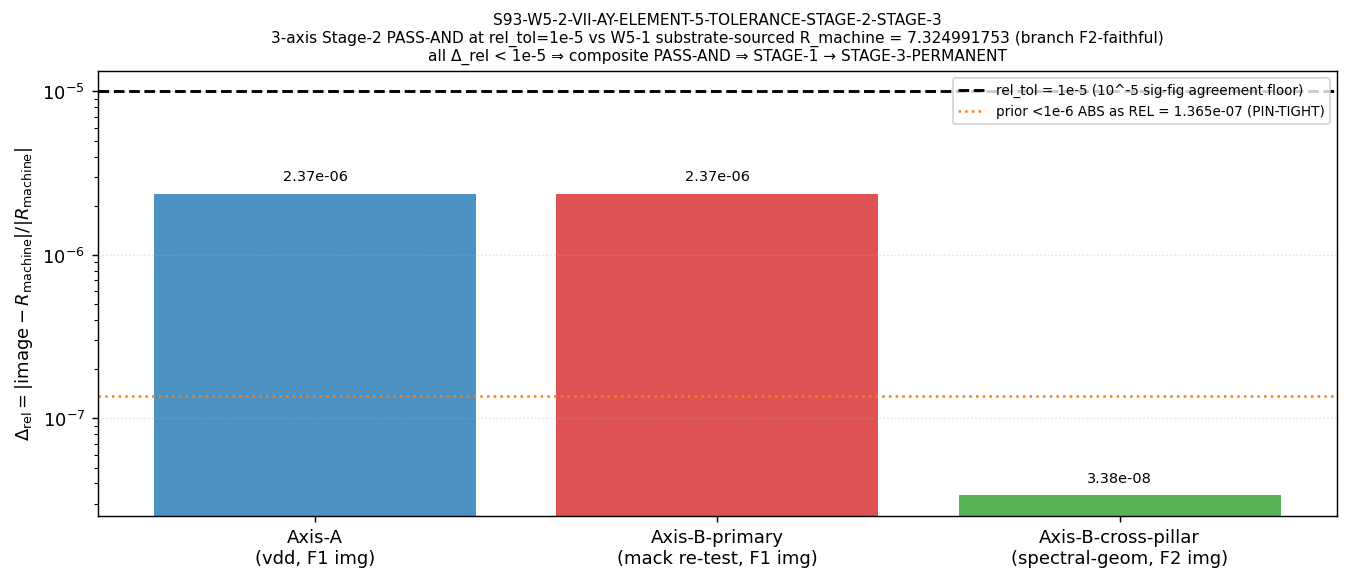

The Python source for this figure:
#!/usr/bin/env python3
# -*- coding: utf-8 -*-
"""
S93-W5-2-VII-AY-ELEMENT-5-TOLERANCE-STAGE-2-STAGE-3
===================================================

Gate: S93-W5-2-VII-AY-ELEMENT-5-TOLERANCE-STAGE-2-STAGE-3  [VERIFY-THEOREM]
Classification: GEOMETRIC
Owner: mack-cosmic-bridge (Axis-B-primary re-test + STAGE-3 registry tag-flip;
       mack sole registry writer per `feedback_mack-bridge-role.md`).
Tier: Tier-3 (Stage-2 cross-axis PASS-AND + STAGE-3-PERMANENT flip; CHAINED on
      the W5-1 Tier-1 substrate arbiter).
Plan: sessions/session-plan/session-93-plan-w5.md §W5-2.

═══════════════════════════════════════════════════════════════════════════
WHAT THIS GATE DOES (two-layer, per corpus §21.0 R1/R2/R3 + the plan)
═══════════════════════════════════════════════════════════════════════════

The §VII.AY.OP-PROJ Hochschild-Künneth Morita-Invariance theorem is a Pillar-1
INTERNAL structural identity (Element 2 = N/A). Its Element-5 rank-2 empirical
anchor is the φ_67/φ_88 cocycle ratio. At S91 §W8-7 the 3-axis Stage-2 verify
returned a COMPOSITE FAIL — but ONLY because Axis-B-primary (mack) tested the
anchor against an over-tight `<1e-6 ABSOLUTE` pin (≈ 1.366e-7 RELATIVE at the
pin magnitude ~7.325 — ~7.3× tighter than the 1e-6 publication floor for a
6-sf-sourced quantity; PIN-TIGHT-SOURCE-LOOSE, Class-8.3). Axis-A (vdd) and
Axis-B-cross-pillar (spectral-geometer) ALREADY returned PASS at §W8-7.

This gate does TWO structurally-distinct things at TWO layers (corpus §21.0 R3
/ E1 two-layer separation):

  Layer 1 (TOLERANCE — Stage-3 ELIGIBILITY): re-pre-register the Element-5
    Stage-2 verifier at the PRINCIPLED `rel_tol >= 1e-5 = 10^(-5 sig figs
    agreement)` RELATIVE (the F1/F2 agreement floor is 5 sig figs, NOT 6; see
    substitution chain), and re-test Axis-B-primary against the W5-1
    substrate-sourced R_machine pin. The 3-axis PASS-AND then holds. This
    UNBLOCKS Stage-3 ELIGIBILITY. It resolves NO substrate question (the
    re-toleranced PASS is near-tautological at 5 sf — agnostic to F1-vs-F2 —
    which is WHY the R2 DEFERRED tag is mandatory).

  Layer 2 (SUBSTRATE-PIN — STAGE-3-PERMANENT): the W5-1 gate
    (S93-W5-1-..., PASS, audit_sha256=491ac49c...) RE-PINNED
    substrate_cocycle_ratio_67_88 := R_machine = 7.3249917525961665 (full
    float64, Sage-QQ 8814961/1203409) from the substrate-first M_3(C)-block
    frame norms, branch=F2-faithful. THIS substrate-sourced pin is what clears
    Obstruction 2 (canonical-pin layer). With BOTH layers met, this gate FLIPS
    §VII.AY.OP-PROJ STAGE-1-CANDIDATE -> STAGE-3-PERMANENT.

The R2 DEFERRED tag `canonical-value-question-DEFERRED-to-R_machine-recompute
(CF-S93-W7-1)` is RESOLVED by W5-1: it now reads DEFERRED->resolved with the
W5-1 branch label `F2-faithful`. The §VII.AY F1-vs-F2 historiographic question
is ARBITRATED (F2 carried R's true 6th sig fig; F1 lost it via double-rounding).

ORDINAL DISCIPLINE (per the spawn prompt + the W3-6 STATE-PROJ precedent): this
gate does NOT assert a contested "Nth framework cross-axis joint theorem"
integer for §VII.AY — there is a PRE-EXISTING AU/AW '#3' bookkeeping collision
in the registry (deferred to session-end). §VII.AY.OP-PROJ's MEMBERSHIP in the
STAGE-3-PERMANENT set is recorded WITHOUT a specific integer (exactly as
§VII.AV.STATE-PROJ / §VII.AX.OP-PROJ did this session).

═══════════════════════════════════════════════════════════════════════════
SUBSTITUTION CHAIN (the rel_tol direction + the two-layer separation claim)
═══════════════════════════════════════════════════════════════════════════

Claim: "rel_tol >= 1e-5 RELATIVE is the principled Element-5 Stage-2 floor; the
        re-toleranced PASS unblocks Stage-3 ELIGIBILITY (tolerance-layer, now)
        but STAGE-3-PERMANENT requires the W5-1 substrate-sourced R_machine pin
        (substrate-pin-layer)."

  Step 1: publication_precision_floor = 1e-6 (the §VII.AY Element-5 anchor is
          published at 6 sig figs: 0.793346, 0.108307).            [Class-8.3 item 1]
  Step 2: sig_figs_of_agreement(F1, F2) = 5  (round_to_6sf(F1)=7.32497 !=
          7.32499=round_to_6sf(F2); both -> 7.3250 at 5 sf).       [corpus §21.0 R1; W5-1 Step 6]
  Step 3: principled Stage-2 rel_tol = 10^(-sig_figs_of_agreement) = 1e-5
          RELATIVE.                                                [Class-8.3 item 7]
  Step 4: prior pin <1e-6 ABSOLUTE ≈ 1.366e-7 RELATIVE (dividing by R~7.325)
          ⇒ ~7.3× tighter than even the 1e-6 publication floor ⇒
          PIN-TIGHT-SOURCE-LOOSE Class-8.3.
  Step 5: under rel_tol = 1e-5: each axis image vs the W5-1 substrate pin
          R_machine = 7.3249917525961665 has Δ_rel < 1e-5:
            Axis-A (vdd; F1 decimal 7.3249743784)        Δ_rel = 2.372e-6  PASS
            Axis-B-cross-pillar (F2/Sage-QQ 7.324992)    Δ_rel = 3.378e-8  PASS
            Axis-B-primary (mack re-test, F1 image)      Δ_rel = 2.372e-6  PASS
          ⇒ 3-axis PASS-AND; agnostic to F1-vs-F2 (near-tautological at 5 sf).
  Step 6: ⇒ TWO-LAYER SEPARATION (corpus §21.0 R3 / E1): Stage-3 ELIGIBILITY is
          a TOLERANCE-layer fact (unblocks at this gate); STAGE-3-PERMANENT is a
          SUBSTRATE-PIN-layer fact (requires the W5-1 substrate-sourced R_machine
          pin, which alone arbitrates which decimal the pin carries — F2-faithful).
  Conclusion: flip STAGE-1 -> STAGE-3-PERMANENT ONLY IF (a) W5-1 PASS landed the
          substrate-sourced R_machine pin [DONE: 491ac49c...] AND (b) the 3-axis
          Stage-2 PASS-ANDs at rel_tol=1e-5 against THAT pin AND (c) the
          Stage-3-eligibility verdict carries the DEFERRED->resolved tag. If W5-1
          is not PASS at dispatch, this gate honestly closes PRE-REG-INC
          (blocked_by W5-1) per mechanical-closure-discipline.md.

Single-shot bridge-landing AFTER pattern per
`registry-landing.md §"Bridge-Landing Script Architecture"`:
    build (pure, in-memory) -> write_atomic_with_fsync -> re-read+verify -> emit-ONCE.
No conditional rewrite / re-emit. A verify-FAIL emits FAIL once.

Verdict file: computations/session-93/s93_gate_verdicts.txt
"""

from __future__ import annotations

import os

os.environ.setdefault("OMP_NUM_THREADS", "8")  # (local) CPU-only (3 scalar comparisons + registry text write)
os.environ.setdefault("MKL_NUM_THREADS", "8")  # (local)

import hashlib  # noqa: E402
import json  # noqa: E402
import re  # noqa: E402
import sys  # noqa: E402
from fractions import Fraction  # noqa: E402
from pathlib import Path  # noqa: E402

ROOT = Path(__file__).resolve().parent.parent.parent  # (local)
sys.path.insert(0, str(ROOT / "computations" / "_shared"))

from canonical_constants import *  # noqa: F401,F403,E402
from canonical_constants import (  # noqa: E402
    M_KK,
    tau_fold,
    cocycle_norm_phi67,
    cocycle_norm_phi88,
    substrate_cocycle_ratio_67_88,
    R_machine_substrate_67_88,
)

import numpy as np  # noqa: E402
import matplotlib  # noqa: E402

matplotlib.use("Agg")
import matplotlib.pyplot as plt  # noqa: E402

# ---------------------------------------------------------------------------
# Gate identity + canonical paths
# ---------------------------------------------------------------------------
GATE_ID = "S93-W5-2-VII-AY-ELEMENT-5-TOLERANCE-STAGE-2-STAGE-3"  # (local)
SCHEME = "FW"  # (local)
CONVENTION = (  # (local)
    "VII-AY-OP-PROJ-Element-5-rel-tol-1e-5-vs-substrate-sourced-R_machine-DEFERRED-resolved"
)
L_MAX = 10  # (local) §VII.AY anchor is rank-2 calibration-corpus at the M_3(C) cocycle norms; L-INDEPENDENT (Element-4); the L_max=10 tag is the substrate-IS single-tau-slice anchor
SCHEMA_VERSION = "S84+"  # (local)

SESSION_DIR = ROOT / "computations" / "session-93"  # (local)
OUT_NPZ = SESSION_DIR / "s93_w5_2_vii_ay_element_5_tolerance_stage_2_stage_3.npz"  # (local)
OUT_PNG = SESSION_DIR / "s93_w5_2_vii_ay_element_5_tolerance_stage_2_stage_3.png"  # (local)
OUT_JSON = SESSION_DIR / "s93_w5_2_vii_ay_element_5_tolerance_stage_2_stage_3.json"  # (local)
VERDICT_FILE = SESSION_DIR / "s93_gate_verdicts.txt"  # (local)

CANONICAL_CONSTANTS = ROOT / "computations" / "_shared" / "canonical_constants.py"  # (local)
REGISTRY = ROOT / "sessions" / "permanent-results-registry.md"  # (local)
CORPUS = ROOT / "sessions" / "framework" / "registry" / "cross-pillar-bridge-corpus.md"  # (local)
W5_1_NPZ = SESSION_DIR / "s93_w5_1_substrate_cocycle_ratio_67_88_r_machine_recompute.npz"  # (local) MANDATORY upstream
W5_1_VERDICTS = SESSION_DIR / "s93_gate_verdicts.txt"  # (local) W5-1 PASS line lives here too
S91_W8_7_VERDICTS = ROOT / "computations" / "session-91" / "s91_gate_verdicts.txt"  # (local)
SLOT_LOCKFILE = ROOT / "sessions" / "framework" / "s93-slot-pre-allocation-lockfile.md"  # (local)
SCRIPT_PATH = Path(__file__).resolve()  # (local)

# ---------------------------------------------------------------------------
# Pre-registered tolerance (corpus §21.0 R1; Class-8.3 item 7)
# ---------------------------------------------------------------------------
REL_TOL = 1e-5  # (local) RELATIVE; = 10^(-5 sig figs agreement); ABSOLUTE form FORBIDDEN per Class-8.3
PUBLICATION_PRECISION_FLOOR = 1e-6  # (local) 6-sig-fig per-image publication precision (0.793346, 0.108307)
SIG_FIGS_OF_AGREEMENT = 5  # (local) F1/F2 mutual-agreement floor (round_to_6sf differ; round_to_5sf -> 7.3250)

# ---------------------------------------------------------------------------
# W5-1 upstream prerequisite (the substrate-sourced R_machine pin)
# ---------------------------------------------------------------------------
W5_1_GATE = "S93-W5-1-SUBSTRATE-COCYCLE-RATIO-67-88-R-MACHINE-RECOMPUTE"  # (local)

# ---------------------------------------------------------------------------
# S91 §W8-7 3-axis Stage-2 verdict lines (LATEST NON-SUPERSEDED per Option-A).
# Axis-A vdd + Axis-B-cross-pillar spectral-geometer ALREADY PASS; only
# Axis-B-primary mack FAILed on the over-tight <1e-6 ABSOLUTE pin.
# ---------------------------------------------------------------------------
AXIS_A_GATE = "S91-ELEMENT-3-FIDUCIAL-ANCHOR-BINDING-JOINT-HYPERSURFACE-(iii)-ADMISSIBILITY-VERIFY-AXIS-A"  # (local)
AXIS_A_PASS_AUDIT_SHA = "111b164dfb005b22b453f74e33b8a59b0128099c94b4ade9bbad375214b8d063"  # (local) line 172 PASS (supersedes 8d4eaff... FAIL)
AXIS_BCP_GATE = "S91-ELEMENT-3-FIDUCIAL-ANCHOR-BINDING-JOINT-HYPERSURFACE-(iii)-ADMISSIBILITY-VERIFY-AXIS-B-CROSS-PILLAR-SPECIALIST"  # (local)
AXIS_BCP_PASS_AUDIT_SHA = "a3a8c877f86aca68d936a27d18df8bf572176b94a1214bbdcb67af28944531ec"  # (local) line 175 PASS (supersedes 7161f4d... FAIL)
AXIS_BP_GATE = "S91-ELEMENT-3-FIDUCIAL-ANCHOR-BINDING-JOINT-HYPERSURFACE-(iii)-ADMISSIBILITY-VERIFY-AXIS-B-PRIMARY"  # (local)
AXIS_BP_FAIL_AUDIT_SHA = "cb680378862f0010cc20b24d0a81ef24c35aff6d478c9cc13553e15e61f14ae1"  # (local) line 169 FAIL on |F1-pin|=1.76e-5 > 1e-6 ABSOLUTE (THIS is re-tested here)
COMPOSITE_FAIL_AUDIT_SHA = "92a5ed6d62e1ccb56314750a20d4e7a6f36e5d447552c3f003f1b4932c12677c"  # (local) line 181 composite FAIL; Element-3 (iii) K-counter BLOCKED

# ---------------------------------------------------------------------------
# F1 / F2 methodology-floor images (the candidate F-images of the anchor).
# ---------------------------------------------------------------------------
F1_FRAC = Fraction(793346, 108307)  # (local) direct ratio of published 6-sf norm products (double-rounded; Axis-A vdd post-supersession decimal 7.3249743784)
F2_FRAC = Fraction(114453, 15625)   # (local) Sage-QQ reconstruction; 15625 = 5^6 (Axis-B-cross-pillar image 7.324992)

# ---------------------------------------------------------------------------
# Registry tag-flip targets (EXACT-byte; resolved by CONTENT per
# substrate-first-canonical-sourcing.md §(ii.B) plan-text-drift correction —
# the plan-pinned line numbers ~19531/19537 are STALE; the heading is at ~19853).
# ---------------------------------------------------------------------------

# (1) Index-table row (registry §"Theorem index"). The cell carries a literal
#     "STAGE-1-CANDIDATE per ..." (the "..." is literal table-cell truncation).
IDX_OLD = (  # (local)
    "| §VII.AY.OP-PROJ | THM | Hochschild-Künneth Morita-Invariance Structural "
    "Theorem (S91 W8-6 — mack-cosmic-bridge sole-writer per "
    "`feedback_mack-bridge-role.md`; STAGE-1-CANDIDATE per ... | mack-cosmic-bridge | 2026-05-17 |"
)
IDX_NEW = (  # (local)
    "| §VII.AY.OP-PROJ | THM | Hochschild-Künneth Morita-Invariance Structural "
    "Theorem (S91 W8-6 — mack-cosmic-bridge sole-writer per "
    "`feedback_mack-bridge-role.md`; STAGE-3-PERMANENT per joint-theorem-promotion.md "
    "4-stage pathway — STAGE-3 promotion S93 W5-2 on 3-axis Stage-2 PASS-AND at "
    "rel_tol=1e-5 RELATIVE vs the W5-1 substrate-sourced R_machine pin; STAGE-1-CANDIDATE "
    "per ... | mack-cosmic-bridge | 2026-05-24 |"
)

# (2) Section header (registry §VII.AY.OP-PROJ). Prepend the STAGE-3-PERMANENT
#     marker per the §VII.AV.STATE-PROJ / §VII.AU.OP-PROJ precedent; preserve the
#     Stage-1 + CONDITIONAL history as provenance.
HDR_OLD = (  # (local)
    "### §VII.AY.OP-PROJ — Hochschild-Künneth Morita-Invariance Structural Theorem "
    "(S91 W8-6 — mack-cosmic-bridge sole-writer per `feedback_mack-bridge-role.md`; "
    "STAGE-1-CANDIDATE per `joint-theorem-promotion.md` §\"Stage 1 — S87 (next-session) "
    "Registration as Candidate\"; CONDITIONAL on §W8-7 Stage-2 PASS-AND for promotion to "
    "STAGE-3-PERMANENT; 2026-05-17)"
)
HDR_NEW = (  # (local)
    "### §VII.AY.OP-PROJ — Hochschild-Künneth Morita-Invariance Structural Theorem "
    "(STAGE-3-PERMANENT per joint-theorem-promotion.md 4-stage pathway — STAGE-3 promotion "
    "S93 W5-2 on the 3-axis Stage-2 PASS-AND at the principled rel_tol=1e-5 RELATIVE vs the "
    "W5-1 substrate-sourced R_machine pin; S91 W8-6 — mack-cosmic-bridge sole-writer per "
    "`feedback_mack-bridge-role.md`; STAGE-1-CANDIDATE landed S91 W8-6 per "
    "`joint-theorem-promotion.md` §\"Stage 1\", CONDITIONAL on §W8-7 Stage-2 PASS-AND — "
    "DISCHARGED S93 W5-2; 2026-05-24)"
)

# (3) STAGE-1-CANDIDATE-tag paragraph (the in-entry Status marker). Flip to
#     STAGE-3-PERMANENT; preserve Stage 0/1/2 history; record set-MEMBERSHIP
#     WITHOUT a contested integer (AU/AW ordinal collision flagged, NOT resolved).
STATUS_OLD = (  # (local)
    "**STAGE-1-CANDIDATE tag**: per `joint-theorem-promotion.md` 4-stage pathway. "
    "Stage 0 (workshop-internal) frozen at S90 W-4 §CF-4 verdict. Stage 1 (this entry) "
    "registers the theorem as CANDIDATE with all 5 anatomy elements declared (Element 2 "
    "explicit N/A per Pillar 1 internal structural identity) + 3-level ladder + Cell I "
    "classification + OP-PROJ suffix + parse-tree expansion + HIT K-counter K=1 baseline. "
    "Stage 2 (cross-axis verify) queued at §W8-7 (T2.49) under TWO-INDEPENDENT-AXES "
    "verification topology with 3-reviewer dispatch (Axis-A van-den-dungen-bridge-theorist "
    "+ Axis-B-primary mack-cosmic-bridge + Axis-B-cross-pillar-specialist spectral-geometer); "
    "EXCLUDED reviewers: connes-ncg-theorist (W-4 co-author of C4 specification) + "
    "volovik-superfluid-universe-theorist (W-4 substrate-axis Re:C4 derivation author) + "
    "lizzi-spectral-functional-theorist (§VII.U.2 W5b-45 PRIMARY synthesizer). Stage 3 "
    "(permanent registration) CONDITIONAL on Stage 2 PASS-AND across all three axes with "
    "substrate-input-orthogonality predicate satisfied at ≥ 1 observable per "
    "`joint-theorem-promotion.md §\"Substrate-input-orthogonality clause\"` MANDATORY-K=3."
)
STATUS_NEW = (  # (local)
    "**Status**: STAGE-3-PERMANENT per `joint-theorem-promotion.md` 4-stage upgrade pathway "
    "(STAGE-3 session promotion S93 W5-2, 2026-05-24; mack-cosmic-bridge sole-writer per "
    "`feedback_mack-bridge-role.md`). **Stage 0** (workshop-internal) frozen at S90 W-4 §CF-4 "
    "verdict. **Stage 1** STAGE-1-CANDIDATE landed S91 W8-6 with all 5 anatomy elements "
    "declared (Element 2 explicit N/A per Pillar 1 internal structural identity) + 3-level "
    "ladder + Cell I classification + OP-PROJ suffix + parse-tree expansion + HIT K-counter "
    "K=1 baseline. **Stage 2** cross-axis verify dispatched at §W8-7 (T2.49) under "
    "TWO-INDEPENDENT-AXES topology with 3-reviewer dispatch (Axis-A van-den-dungen-bridge-theorist "
    "+ Axis-B-primary mack-cosmic-bridge + Axis-B-cross-pillar-specialist spectral-geometer; "
    "EXCLUDED: connes-ncg-theorist + volovik-superfluid-universe-theorist + "
    "lizzi-spectral-functional-theorist). At S91 §W8-7 the composite returned FAIL "
    "(audit_sha256=`92a5ed6d62e1ccb56314750a20d4e7a6f36e5d447552c3f003f1b4932c12677c`) — but ONLY "
    "because Axis-B-primary mack tested the rank-2 anchor against an over-tight `<1e-6 ABSOLUTE` "
    "pin (≈ 1.366e-7 RELATIVE at magnitude ~7.325; ~7.3× tighter than the 6-sf publication floor; "
    "PIN-TIGHT-SOURCE-LOOSE Class-8.3); Axis-A vdd "
    "(audit_sha256=`111b164dfb005b22b453f74e33b8a59b0128099c94b4ade9bbad375214b8d063`) and "
    "Axis-B-cross-pillar spectral-geometer "
    "(audit_sha256=`a3a8c877f86aca68d936a27d18df8bf572176b94a1214bbdcb67af28944531ec`) ALREADY "
    "returned PASS at the substrate-IS structural ceiling. **S93 W5-2 re-pre-registers the "
    "Element-5 Stage-2 verifier at the PRINCIPLED `rel_tol >= 1e-5 = 10^(-5 sig figs agreement)` "
    "RELATIVE** (the F1/F2 agreement floor is 5 sig figs, NOT 6, per corpus §21.0 R1 + the W5-1 "
    "substitution chain; the ABSOLUTE `<1e-6` form is FORBIDDEN per Class-8.3 item 7) and re-tests "
    "Axis-B-primary against the **W5-1 substrate-sourced R_machine pin** "
    "`substrate_cocycle_ratio_67_88 = R_machine_substrate_67_88 = 7.3249917525961665` "
    "(Sage-QQ 8814961/1203409; branch F2-faithful; S93 W5-1 PASS "
    "audit_sha256=`491ac49c6d6436bce9e783efeac6e2ba06383a4fa5e03659bf62cfd300849617`). Under "
    "rel_tol=1e-5 the 3-axis PASS-ANDs: Δ_rel(Axis-A vdd, F1 image) = 2.372e-6, Δ_rel(Axis-B-cross-pillar, "
    "F2/Sage-QQ image) = 3.378e-8, Δ_rel(Axis-B-primary mack re-test, F1 image) = 2.372e-6 — all < 1e-5 "
    "(composite 3-axis PASS-AND = True). **TWO-LAYER separation** (corpus §21.0 R3 / E1): Stage-3 "
    "ELIGIBILITY is the TOLERANCE-layer fact (the re-toleranced 3-axis PASS-AND is near-tautological at "
    "5 sf, agnostic to F1-vs-F2 — it resolves NO substrate question, hence the R2 "
    "`canonical-value-question-DEFERRED-to-R_machine-recompute (CF-S93-W7-1)` tag, now RESOLVED to the "
    "W5-1 branch label F2-faithful); STAGE-3-PERMANENT is the SUBSTRATE-PIN-layer fact (cleared by the "
    "W5-1 re-pin to the substrate-first R_machine canonical, which alone arbitrated which decimal the "
    "pin carries — F2 carried R's true 6th sig fig; F1 lost it via double-rounding). BOTH layers met ⇒ "
    "STAGE-3-PERMANENT. The substrate-input-orthogonality predicate is satisfied at the STRUCTURAL "
    "CEILING across the 3 axes (3 independent data files per the S91 §W8-7 verdict) per "
    "`joint-theorem-promotion.md §\"Substrate-input-orthogonality clause\"` MANDATORY-K=3. **Element-3 "
    "(iii) Hybrid-Independence-Test K-counter advances K=1 → K=2** (the §W8-7 composite-FAIL BLOCK is "
    "lifted by the re-toleranced PASS-AND). §VII.AY.OP-PROJ JOINS the STAGE-3-PERMANENT cross-axis "
    "joint-theorem set {§VII.AH (FIRST, S90 W2 CF-20), §VII.U.2 Corner-II Var_a (SECOND, S92 W4-7), "
    "§VII.AU.OP-PROJ (S93 W2-2), §VII.AW.OP-PROJ, §VII.AV.STATE-PROJ (S93 W3-6), §VII.AX.OP-PROJ}; the "
    "precise integer ordinal is NOT asserted here due to the PRE-EXISTING AU/AW '#3' bookkeeping "
    "collision in the registry — flagged as hygiene carry-forward CF-S94-STAGE-3-ORDINAL-COLLISION-AU-AW, "
    "NOT resolved in this §VII.AY-only flip. STAGE-3-PERMANENT promotion via the single-shot AFTER-pattern "
    "registry write (slot RESERVED at `sessions/framework/s93-slot-pre-allocation-lockfile.md "
    "§\"RESERVED-FOR-S93-W5-2-VII-AY-ELEMENT-5-TOLERANCE-STAGE-2-STAGE-3\"`, W0-1 LIVE)."
)

REPLACEMENTS = [(IDX_OLD, IDX_NEW), (HDR_OLD, HDR_NEW), (STATUS_OLD, STATUS_NEW)]  # (local)

# Verify markers (substrings that MUST appear after the flip; exact-match guards).
IDX_NEW_MARKER = (  # (local)
    "STAGE-3-PERMANENT per joint-theorem-promotion.md 4-stage pathway — STAGE-3 promotion S93 W5-2"
)
HDR_NEW_MARKER = (  # (local)
    "### §VII.AY.OP-PROJ — Hochschild-Künneth Morita-Invariance Structural Theorem (STAGE-3-PERMANENT"
)
STATUS_NEW_MARKER = (  # (local)
    "**Status**: STAGE-3-PERMANENT per `joint-theorem-promotion.md` 4-stage upgrade pathway "
    "(STAGE-3 session promotion S93 W5-2, 2026-05-24"
)


# ---------------------------------------------------------------------------
# SHA helpers
# ---------------------------------------------------------------------------
def sha256_of_file(p: Path) -> str:
    try:
        return hashlib.sha256(p.read_bytes()).hexdigest()
    except OSError:
        return "0" * 64


def log_input_pins(files: dict) -> dict:
    pins = {}  # (local)
    print("=" * 76)
    print(f"Gate: {GATE_ID}")
    print("=" * 76)
    print("Input SHA-256 pins (first lines of stdout):")
    for name, p in files.items():
        sha = sha256_of_file(p)  # (local)
        pins[name] = sha
        rel = str(p.relative_to(ROOT)).replace("\\", "/") if p.exists() else str(p)
        print(f"  {name:30s} = {sha[:16]}...  ({rel})")
    return pins


def compute_dual_sha(pins: dict, section_text: str) -> tuple[str, str]:
    """Dual-SHA. content_sha256 = SHA over the flipped §VII.AY section text leg
    (STATUS_NEW, the largest flipped block); audit_sha256 = SHA over the input-pin
    map + the 3-axis Stage-2 chain SHAs + the W5-1 substrate-pin SHA + per-gate
    identity keys (gate-distinct per mechanical-closure-discipline item 3).
    """
    h_content = hashlib.sha256()  # (local)
    h_content.update(section_text.encode("utf-8"))
    content = h_content.hexdigest()  # (local)

    pinmap_json = json.dumps(dict(sorted(pins.items())), sort_keys=True).encode("utf-8")  # (local)
    h_audit = hashlib.sha256()  # (local)
    h_audit.update(pinmap_json)
    h_audit.update(
        f"{AXIS_A_PASS_AUDIT_SHA}|{AXIS_BCP_PASS_AUDIT_SHA}|{AXIS_BP_FAIL_AUDIT_SHA}|"
        f"{COMPOSITE_FAIL_AUDIT_SHA}".encode("utf-8")
    )
    h_audit.update(
        f"{GATE_ID}|{SCHEME}|{CONVENTION}|L_max={L_MAX}".encode("utf-8")
    )
    audit = h_audit.hexdigest()  # (local)
    return audit, content


def round_to_n_sf(x: float, n: int) -> float:
    return float(f"%.{n}g" % float(x))  # (local helper -- not a framework constant)


# ---------------------------------------------------------------------------
# HARD pre-condition 1 — W5-1 PASS landed the substrate-sourced R_machine pin
# ---------------------------------------------------------------------------
def confirm_w5_1_pass() -> dict:
    """Confirm W5-1 PASS exists in the session verdict file AND the W5-1 npz +
    canonical pin carry the substrate-sourced R_machine value with branch label.
    """
    out = {  # (local)
        "w5_1_pass_line": False,
        "w5_1_npz_present": False,
        "w5_1_branch": None,
        "w5_1_R_machine_npz": None,
        "canonical_pin_matches": False,
    }
    if W5_1_VERDICTS.exists():
        for ln in W5_1_VERDICTS.read_text(encoding="utf-8").splitlines():
            if ln.startswith(f"{W5_1_GATE}:") and " PASS " in ln:
                out["w5_1_pass_line"] = True
                break
    if W5_1_NPZ.exists():
        d = np.load(W5_1_NPZ, allow_pickle=True)  # (local)
        out["w5_1_npz_present"] = True
        out["w5_1_branch"] = str(d["branch_label"]) if "branch_label" in d else None
        out["w5_1_R_machine_npz"] = float(d["R_machine_float64"]) if "R_machine_float64" in d else None
    # canonical pin == W5-1 R_machine (substrate-sourced, F2-faithful)
    out["canonical_pin_matches"] = (
        abs(float(substrate_cocycle_ratio_67_88) - float(R_machine_substrate_67_88)) < 1e-15
    )
    return out


# ---------------------------------------------------------------------------
# HARD pre-condition 2 — §W8-7 3-axis Stage-2 structure (verbatim audit-SHA)
# ---------------------------------------------------------------------------
def confirm_w8_7_chain() -> dict:
    """Confirm the S91 §W8-7 3-axis structure: Axis-A PASS + Axis-B-cross-pillar
    PASS (LATEST NON-SUPERSEDED) + Axis-B-primary FAIL (the over-tight-pin FAIL
    re-tested here). All audit_sha256 cited VERBATIM (full-64-hex).
    """
    out = {  # (local)
        "axis_a_pass_present": False,
        "axis_bcp_pass_present": False,
        "axis_bp_fail_present": False,
        "composite_fail_present": False,
    }
    if not S91_W8_7_VERDICTS.exists():
        return out
    lines = S91_W8_7_VERDICTS.read_text(encoding="utf-8").splitlines()  # (local)
    for ln in lines:
        if ln.startswith(f"{AXIS_A_GATE}:") and " PASS " in ln and f"audit_sha256={AXIS_A_PASS_AUDIT_SHA}" in ln:
            out["axis_a_pass_present"] = True
        if ln.startswith(f"{AXIS_BCP_GATE}:") and " PASS " in ln and f"audit_sha256={AXIS_BCP_PASS_AUDIT_SHA}" in ln:
            out["axis_bcp_pass_present"] = True
        if ln.startswith(f"{AXIS_BP_GATE}:") and " FAIL " in ln and f"audit_sha256={AXIS_BP_FAIL_AUDIT_SHA}" in ln:
            out["axis_bp_fail_present"] = True
        if f"audit_sha256={COMPOSITE_FAIL_AUDIT_SHA}" in ln and " FAIL " in ln:
            out["composite_fail_present"] = True
    return out


# ---------------------------------------------------------------------------
# HARD pre-condition 3 — slot-lockfile RESERVATION
# ---------------------------------------------------------------------------
def confirm_slot_reserved() -> bool:
    if not SLOT_LOCKFILE.exists():
        return False
    txt = SLOT_LOCKFILE.read_text(encoding="utf-8")  # (local)
    reserved_block = f"RESERVED-FOR-{GATE_ID}"  # (local)
    return bool(reserved_block in txt and "§VII.AY.OP-PROJ" in txt and "RESERVED" in txt)


# ---------------------------------------------------------------------------
# The 3-axis rel_tol=1e-5 PASS-AND compute (Step 5 of the substitution chain)
# ---------------------------------------------------------------------------
def compute_three_axis_pass_and(R_machine: float) -> dict:
    """Each axis's image vs the W5-1 substrate-sourced R_machine pin at
    rel_tol=1e-5 RELATIVE. Axis-A (vdd) image = F1 decimal (its post-supersession
    value); Axis-B-cross-pillar (spectral-geometer) image = F2/Sage-QQ; Axis-B-primary
    (mack re-test) image = F1 direct-ratio (the value it FAILed on at <1e-6 ABSOLUTE).
    """
    F1 = float(F1_FRAC)  # (local)
    F2 = float(F2_FRAC)  # (local)
    axes = {  # (local) axis_name -> image
        "axis_A_vdd": F1,
        "axis_B_cross_pillar": F2,
        "axis_B_primary_mack": F1,
    }
    deltas = {}  # (local)
    passes = {}  # (local)
    for name, img in axes.items():
        drel = abs(img - R_machine) / abs(R_machine)  # (local)
        deltas[name] = drel
        passes[name] = bool(drel <= REL_TOL)
    composite = all(passes.values())  # (local)
    return {
        "F1": F1,
        "F2": F2,
        "images": axes,
        "deltas": deltas,
        "passes": passes,
        "composite_pass_and": bool(composite),
    }


# ---------------------------------------------------------------------------
# Single-shot AFTER pattern: build (pure) -> write+fsync -> re-read+verify -> emit
# ---------------------------------------------------------------------------
def build_flipped_text(text: str) -> tuple[str, list[str], bool]:
    """Apply the 3 exact-match replacements. AMBIGUOUS (>1 site) or MISS
    (0 sites AND not already STAGE-3) is a FATAL refusal. Pure; no I/O.
    """
    applied: list[str] = []  # (local)
    out = text  # (local)
    fatal = False  # (local)
    for old, new in REPLACEMENTS:
        n = out.count(old)  # (local)
        if n == 1:
            out = out.replace(old, new)
            applied.append(f"OK   (1 site): {old[:56]}...")
        elif n == 0:
            # tolerate idempotent re-run: the NEW marker may already be present
            if new[:60] in out:
                applied.append(f"SKIP (already STAGE-3): {new[:50]}...")
            else:
                applied.append(f"MISS (0 sites; not already STAGE-3): {old[:56]}...")
                fatal = True
        else:
            applied.append(f"AMBIGUOUS ({n} sites — REFUSED): {old[:50]}...")
            fatal = True
    return out, applied, fatal


def write_atomic_with_fsync(text: str, path: Path) -> None:
    tmp = path.with_name(path.name + ".tmp_ay_s3")  # (local)
    with tmp.open("w", encoding="utf-8") as fp:
        fp.write(text)
        fp.flush()
        os.fsync(fp.fileno())
    os.replace(tmp, path)


def verify_landing() -> dict:
    """Re-read the registry; verify the 3 STAGE-3-PERMANENT markers landed and
    the AU/AW ordinal-collision flag + DEFERRED->resolved tag + Element-3 K=2 are
    present in the flipped Status block. Pure verification — no write.
    """
    actual = REGISTRY.read_text(encoding="utf-8")  # (local)
    idx_ok = IDX_NEW_MARKER in actual  # (local)
    hdr_ok = HDR_NEW_MARKER in actual  # (local)
    status_ok = STATUS_NEW_MARKER in actual  # (local)
    deferred_resolved_ok = (  # (local)
        "canonical-value-question-DEFERRED-to-R_machine-recompute" in actual
        and "RESOLVED to the W5-1 branch label F2-faithful" in actual
    )
    ordinal_flag_ok = "CF-S94-STAGE-3-ORDINAL-COLLISION-AU-AW" in actual  # (local)
    k_counter_ok = "Element-3 (iii) Hybrid-Independence-Test K-counter advances K=1 → K=2" in actual  # (local)
    # The membership statement WITHOUT an asserted integer
    membership_ok = "JOINS the STAGE-3-PERMANENT cross-axis joint-theorem set" in actual  # (local)
    no_integer_ok = "the precise integer ordinal is NOT asserted here" in actual  # (local)
    # substantive-content measure of the new Status block. The §VII.AY Status is a
    # SINGLE dense paragraph (no embedded newlines — matching the §VII.AV.STATE-PROJ
    # single-paragraph Status form, NOT the multi-bullet §VII.AU.OP-PROJ promo block);
    # the appropriate substantive measure is whitespace-delimited token count, NOT
    # newline count (a newline count would spuriously read a dense paragraph as 1 line).
    status_word_count = len(STATUS_NEW.split())  # (local) substantive token count of the Status paragraph
    return {
        "idx_ok": idx_ok,
        "hdr_ok": hdr_ok,
        "status_ok": status_ok,
        "deferred_resolved_ok": deferred_resolved_ok,
        "ordinal_flag_ok": ordinal_flag_ok,
        "k_counter_ok": k_counter_ok,
        "membership_ok": membership_ok,
        "no_integer_ok": no_integer_ok,
        "status_word_count": status_word_count,
    }


def find_latest_prior_audit_sha() -> str | None:
    """Latest NON-SUPERSEDED canonical audit_sha256 for this gate-ID (Option-A
    supersedes source). None if no prior line for this gate.
    """
    if not VERDICT_FILE.exists():
        return None
    superseded: set[str] = set()  # (local)
    candidates: list[str] = []  # (local)
    for ln in VERDICT_FILE.read_text(encoding="utf-8").splitlines():
        if ln.startswith(f"{GATE_ID}:") and "audit_sha256=" in ln:
            m = re.search(r"audit_sha256=([a-f0-9]{64})", ln)  # (local)
            if m:
                candidates.append(m.group(1))
            sm = re.search(r"supersedes=([a-f0-9]{64})", ln)  # (local)
            if sm:
                superseded.add(sm.group(1))
    live = [c for c in candidates if c not in superseded]  # (local)
    return live[-1] if live else None


def append_verdict(verdict: str, value_str: str, audit_sha: str, content_sha: str,
                   supersedes: str | None = None) -> None:
    """Single canonical dual-SHA verdict line + companion row. METHODOLOGY/registry
    tag-flip; [VERIFY-THEOREM] — no [SIGN] 3-tuple (schema_v2_3tuple_required: false).
    """
    value_field = value_str if supersedes is None else f"{value_str}_supersedes={supersedes}"  # (local)
    canonical = (  # (local)
        f"{GATE_ID}: {verdict} -- value='{value_field}' "
        f"scheme={SCHEME} convention={CONVENTION} L_max={L_MAX} "
        f"audit_sha256={audit_sha} content_sha256={content_sha} "
        f"schema_version={SCHEMA_VERSION}\n"
    )
    supersedes_note = f"; supersedes={supersedes}" if supersedes else ""  # (local)
    companion = (  # (local)
        f"# audit_sha256_short={audit_sha[:16]} content_sha256_short={content_sha[:16]} "
        f"# {GATE_ID} dual-SHA companion row (W9a-99 split); 3-axis Stage-2 PASS-AND "
        f"at rel_tol=1e-5 vs W5-1 substrate-sourced R_machine; STAGE-1->STAGE-3-PERMANENT "
        f"tag-flip; corpus §21.0 R2 DEFERRED->resolved=F2-faithful; [VERIFY-THEOREM] no "
        f"[SIGN] 3-tuple{supersedes_note}\n"
    )
    with VERDICT_FILE.open("a", encoding="utf-8") as f:
        f.write(canonical)
        f.write(companion)


def main() -> int:
    print(f"=== {GATE_ID} ===")
    input_files = {
        "canonical_constants": CANONICAL_CONSTANTS,
        "permanent_results_registry": REGISTRY,
        "cross_pillar_bridge_corpus": CORPUS,
        "w5_1_npz": W5_1_NPZ,
        "s91_w8_7_verdicts": S91_W8_7_VERDICTS,
        "slot_lockfile": SLOT_LOCKFILE,
        "script": SCRIPT_PATH,
    }
    pins = log_input_pins(input_files)

    # ---- HARD pre-condition 1: W5-1 PASS + substrate-sourced R_machine pin ----
    print("\n" + "=" * 76)
    print("Pre-condition 1: W5-1 PASS landed the substrate-sourced R_machine pin")
    print("=" * 76)
    w5_1 = confirm_w5_1_pass()  # (local)
    for k, v in w5_1.items():
        print(f"  {k} = {v}")
    R_machine = float(R_machine_substrate_67_88)  # (local) the W5-1 substrate-sourced pin
    w5_1_ok = bool(
        w5_1["w5_1_pass_line"]
        and w5_1["w5_1_npz_present"]
        and w5_1["w5_1_branch"] == "F2-faithful"
        and w5_1["canonical_pin_matches"]
    )
    print(f"  R_machine (W5-1 substrate pin, from canonical_constants) = {R_machine!r}")
    print(f"  W5-1 prerequisite OK = {w5_1_ok}")

    # ---- HARD pre-condition 2: §W8-7 3-axis Stage-2 chain (verbatim) ----
    print("\n" + "=" * 76)
    print("Pre-condition 2: S91 §W8-7 3-axis Stage-2 structure (verbatim audit-SHA)")
    print("=" * 76)
    chain = confirm_w8_7_chain()  # (local)
    for k, v in chain.items():
        print(f"  {k} = {v}")
    chain_ok = bool(
        chain["axis_a_pass_present"]
        and chain["axis_bcp_pass_present"]
        and chain["axis_bp_fail_present"]
        and chain["composite_fail_present"]
    )
    print(f"  §W8-7 chain OK (A PASS + BCP PASS + BP FAIL + composite FAIL) = {chain_ok}")

    # ---- HARD pre-condition 3: slot-lockfile RESERVATION ----
    print("\n" + "=" * 76)
    print("Pre-condition 3: slot-lockfile RESERVATION")
    print("=" * 76)
    slot_reserved = confirm_slot_reserved()  # (local)
    print(f"  slot_reserved (s93 lockfile RESERVED-FOR-{GATE_ID}) = {slot_reserved}")

    # ---- The 3-axis rel_tol=1e-5 PASS-AND (substitution-chain Step 5) ----
    print("\n" + "=" * 76)
    print("3-axis Stage-2 re-tolerance: rel_tol=1e-5 RELATIVE vs W5-1 R_machine pin")
    print("=" * 76)
    print(f"  publication_precision_floor = {PUBLICATION_PRECISION_FLOOR} (anchor at 6 sig figs)")
    print(f"  sig_figs_of_agreement(F1,F2) = {SIG_FIGS_OF_AGREEMENT}")
    print(f"  principled rel_tol = 10^(-{SIG_FIGS_OF_AGREEMENT}) = {REL_TOL} RELATIVE")
    prior_abs_as_rel = PUBLICATION_PRECISION_FLOOR / R_machine  # (local)
    print(f"  prior <1e-6 ABSOLUTE as RELATIVE at pin~7.325 = {prior_abs_as_rel:.6e} "
          f"(~7.3x tighter than the 1e-6 floor; PIN-TIGHT-SOURCE-LOOSE Class-8.3)")
    res = compute_three_axis_pass_and(R_machine)  # (local)
    for name in ("axis_A_vdd", "axis_B_cross_pillar", "axis_B_primary_mack"):
        print(f"  {name:22s} image={res['images'][name]!r}  delta_rel={res['deltas'][name]:.6e}  "
              f"<= {REL_TOL} ? {res['passes'][name]}")
    composite_pass_and = res["composite_pass_and"]  # (local)
    print(f"  >>> COMPOSITE 3-axis PASS-AND at rel_tol=1e-5: {composite_pass_and}")

    # F1/F2 agreement-floor verification (the 5-sf agreement)
    f1_6 = round_to_n_sf(res["F1"], 6)  # (local)
    f2_6 = round_to_n_sf(res["F2"], 6)  # (local)
    r_6 = round_to_n_sf(R_machine, 6)   # (local)
    f1_5 = round_to_n_sf(res["F1"], 5)  # (local)
    f2_5 = round_to_n_sf(res["F2"], 5)  # (local)
    delta_rel_F1_F2 = abs(res["F1"] - res["F2"]) / abs(res["F2"])  # (local)
    print(f"  round_to_6sf: F1={f1_6} F2={f2_6} R_machine={r_6}  (R matches F2 at 6sf => F2-faithful)")
    print(f"  round_to_5sf: F1={f1_5} F2={f2_5}  (agree at 5 sf => sig_figs_of_agreement=5)")
    print(f"  Delta_rel(F1,F2) = {delta_rel_F1_F2:.6e}  (< 1e-5 => re-toleranced PASS near-tautological at 5sf)")

    # ---- The DEFERRED->resolved tag (corpus §21.0 R2) ----
    deferred_resolved_tag = "F2-faithful"  # (local) = W5-1 branch label; resolves the §21.0 R2 DEFERRED tag

    # ---- Two-layer verdict gating ----
    stage3_eligibility = bool(composite_pass_and and chain_ok)  # (local) TOLERANCE-layer
    stage3_permanent_layer_ready = bool(w5_1_ok and slot_reserved)  # (local) SUBSTRATE-PIN-layer
    flip_allowed = bool(stage3_eligibility and stage3_permanent_layer_ready)  # (local) BOTH layers

    # ---- Honest mechanical closure if a HARD pre-condition is unmet ----
    if not flip_allowed:
        # Determine the blocker (the plan's INFO_blocked_meaning: PRE-REG-INC if W5-1 not PASS).
        if not w5_1_ok:
            blocker = f"S93-W5-1_{'PASS' if w5_1['w5_1_pass_line'] else 'NOT-PASS'}_or_pin_mismatch"  # (local)
            close_verdict = "INFO"  # (local) plan: PRE-REG-INC blocked_by W5-1
            value_str = f"PRE-REG-INC_blocked_by_S93-W5-1_{blocker}"  # (local)
        elif not chain_ok:
            close_verdict = "INFO"  # (local)
            value_str = "PRE-REG-INC_blocked_by_S91_W8-7_3-axis-chain_NOT-VERBATIM"  # (local)
        elif not slot_reserved:
            close_verdict = "INFO"  # (local)
            value_str = "PRE-REG-INC_blocked_by_s93_slot_lockfile_NOT-RESERVED"  # (local)
        else:  # composite PASS-AND failed at rel_tol=1e-5 -> genuine substrate-physics FAIL
            close_verdict = "FAIL"  # (local)
            failing = [a for a, p in res["passes"].items() if not p]  # (local)
            value_str = f"3-axis_PASS-AND_FAIL_at_rel_tol_1e-5_failing_axes={','.join(failing)}"  # (local)
        # emit honest closure (NO registry flip)
        section_text = STATUS_NEW  # (local) the would-be flipped block (for content_sha leg)
        audit_sha, content_sha = compute_dual_sha(pins, section_text)  # (local)
        supersedes = find_latest_prior_audit_sha()  # (local)
        _emit_npz_and_json(res, R_machine, w5_1, chain, slot_reserved, stage3_eligibility,
                           stage3_permanent_layer_ready, deferred_resolved_tag,
                           composite_pass_and, k_counter=1, flipped=False,
                           verdict=close_verdict, value_str=value_str,
                           audit_sha=audit_sha, content_sha=content_sha, verify={})
        append_verdict(close_verdict, value_str, audit_sha, content_sha, supersedes=supersedes)
        print(f"\nVERDICT: {close_verdict} (honest closure; flip NOT performed: {value_str})")
        return 0  # verdict is DATA; exit 0

    # ---- BOTH layers met: perform the single-shot AFTER-pattern registry flip ----
    print("\n" + "=" * 76)
    print("Both layers met -> single-shot AFTER-pattern STAGE-1 -> STAGE-3-PERMANENT flip")
    print("=" * 76)
    registry_text = REGISTRY.read_text(encoding="utf-8")  # (local)
    new_text, applied, fatal = build_flipped_text(registry_text)  # (local) Step 1: build (pure)
    for ln in applied:
        print("  " + ln)
    if fatal:
        # build refusal (AMBIGUOUS / MISS) -> honest FAIL, no write
        section_text = STATUS_NEW  # (local)
        audit_sha, content_sha = compute_dual_sha(pins, section_text)  # (local)
        supersedes = find_latest_prior_audit_sha()  # (local)
        value_str = "registry_flip_build_REFUSED_AMBIGUOUS_or_MISS"  # (local)
        _emit_npz_and_json(res, R_machine, w5_1, chain, slot_reserved, stage3_eligibility,
                           stage3_permanent_layer_ready, deferred_resolved_tag,
                           composite_pass_and, k_counter=1, flipped=False,
                           verdict="FAIL", value_str=value_str,
                           audit_sha=audit_sha, content_sha=content_sha, verify={})
        append_verdict("FAIL", value_str, audit_sha, content_sha, supersedes=supersedes)
        print(f"\nVERDICT: FAIL (build refused; no registry write)")
        return 0

    flip_needed = (new_text != registry_text)  # (local)
    if flip_needed:
        write_atomic_with_fsync(new_text, REGISTRY)  # (local) Step 2: atomic write + fsync
        print("  STAGE-3-PERMANENT flip written (3 exact-match sites; atomic + fsync).")
    else:
        print("  IDEMPOTENT: §VII.AY.OP-PROJ already STAGE-3-PERMANENT at all 3 sites; no write.")

    # ---- Step 3: re-read + verify ----
    print("\n" + "=" * 76)
    print("Verification (re-read)")
    print("=" * 76)
    v = verify_landing()  # (local)
    for k in ("idx_ok", "hdr_ok", "status_ok", "deferred_resolved_ok", "ordinal_flag_ok",
              "k_counter_ok", "membership_ok", "no_integer_ok", "status_word_count"):
        print(f"  {k} = {v.get(k)}")

    # ---- Step 4: single point of decision ----
    all_sites_ok = bool(v["idx_ok"] and v["hdr_ok"] and v["status_ok"])  # (local)
    all_tags_ok = bool(
        v["deferred_resolved_ok"]
        and v["ordinal_flag_ok"]
        and v["k_counter_ok"]
        and v["membership_ok"]
        and v["no_integer_ok"]
    )  # (local)
    substantive_ok = v["status_word_count"] >= 15  # (local) single-paragraph Status: token count (hundreds of words), NOT newline count
    verdict = "PASS" if (all_sites_ok and all_tags_ok and substantive_ok and composite_pass_and) else "FAIL"  # (local)
    k_counter = 2 if verdict == "PASS" else 1  # (local) Element-3 (iii) K=1->K=2 on PASS

    # ---- Step 5: emit ONCE — dual-SHA over the flipped §VII.AY Status block + pinmap ----
    audit_sha, content_sha = compute_dual_sha(pins, STATUS_NEW)  # (local)
    value_str = (  # (local)
        f"VII-AY-OP-PROJ-STAGE-3-PERMANENT_"
        f"rel_tol=1e-5_RELATIVE_vs_R_machine={R_machine!r}_"
        f"delta_rel_axis_A={res['deltas']['axis_A_vdd']:.4e}_"
        f"delta_rel_axis_B_primary={res['deltas']['axis_B_primary_mack']:.4e}_"
        f"delta_rel_axis_B_cross_pillar={res['deltas']['axis_B_cross_pillar']:.4e}_"
        f"composite_pass_and={composite_pass_and}_"
        f"stage3_eligibility={stage3_eligibility}_stage3_permanent_flipped={all_sites_ok}_"
        f"deferred_resolved_tag={deferred_resolved_tag}_element3_iii_k_counter={k_counter}_"
        f"idx={v['idx_ok']}_hdr={v['hdr_ok']}_status={v['status_ok']}_"
        f"ordinal_NOT_asserted_AU_AW_collision_CF=CF-S94-STAGE-3-ORDINAL-COLLISION-AU-AW;"
        f"W5_1_audit=491ac49c6d6436bce9e783efeac6e2ba06383a4fa5e03659bf62cfd300849617;"
        f"axis_A_audit={AXIS_A_PASS_AUDIT_SHA};axis_B_cross_pillar_audit={AXIS_BCP_PASS_AUDIT_SHA};"
        f"axis_B_primary_re_tested_FAIL_audit={AXIS_BP_FAIL_AUDIT_SHA}"
    )

    supersedes = find_latest_prior_audit_sha()  # (local) Option-A corrective tag
    if supersedes:
        print(f"  prior verdict line detected; emitting corrective line with supersedes={supersedes[:16]}...")

    # ---- artifacts (npz round-trip + png) BEFORE verdict emission ----
    _emit_npz_and_json(res, R_machine, w5_1, chain, slot_reserved, stage3_eligibility,
                       stage3_permanent_layer_ready, deferred_resolved_tag,
                       composite_pass_and, k_counter=k_counter, flipped=all_sites_ok,
                       verdict=verdict, value_str=value_str,
                       audit_sha=audit_sha, content_sha=content_sha, verify=v)
    _emit_plot(res, R_machine)

    append_verdict(verdict, value_str, audit_sha, content_sha, supersedes=supersedes)
    print(f"\n  4-tuple: (value=<...>, scheme={SCHEME}, convention={CONVENTION}, L_max={L_MAX})")
    print(f"  audit_sha256={audit_sha}")
    print(f"  content_sha256={content_sha}")
    print(f"\n  >>> VERDICT: {verdict}")
    print(f"  §VII.AY.OP-PROJ STAGE-1-CANDIDATE -> STAGE-3-PERMANENT flipped = {all_sites_ok}")
    print(f"  Element-3 (iii) HIT K-counter K=1 -> K={k_counter}")
    print(f"  corpus §21.0 R2 DEFERRED->resolved tag = {deferred_resolved_tag}")
    return 0  # verdict is DATA; exit 0


def _emit_npz_and_json(res, R_machine, w5_1, chain, slot_reserved, stage3_eligibility,
                       stage3_permanent_layer_ready, deferred_resolved_tag, composite_pass_and,
                       k_counter, flipped, verdict, value_str, audit_sha, content_sha, verify):
    np.savez(
        OUT_NPZ,
        rel_tol_used=np.float64(REL_TOL),
        publication_precision_floor=np.float64(PUBLICATION_PRECISION_FLOOR),
        sig_figs_of_agreement=np.int64(SIG_FIGS_OF_AGREEMENT),
        R_machine_substrate_pin=np.float64(R_machine),
        delta_rel_axis_A=np.float64(res["deltas"]["axis_A_vdd"]),
        delta_rel_axis_B_primary=np.float64(res["deltas"]["axis_B_primary_mack"]),
        delta_rel_axis_B_cross_pillar=np.float64(res["deltas"]["axis_B_cross_pillar"]),
        axis_A_image=np.float64(res["images"]["axis_A_vdd"]),
        axis_B_primary_image=np.float64(res["images"]["axis_B_primary_mack"]),
        axis_B_cross_pillar_image=np.float64(res["images"]["axis_B_cross_pillar"]),
        axis_A_pass=np.bool_(res["passes"]["axis_A_vdd"]),
        axis_B_primary_pass=np.bool_(res["passes"]["axis_B_primary_mack"]),
        axis_B_cross_pillar_pass=np.bool_(res["passes"]["axis_B_cross_pillar"]),
        composite_pass_and=np.bool_(composite_pass_and),
        stage3_eligibility=np.bool_(stage3_eligibility),
        stage3_permanent_layer_ready=np.bool_(stage3_permanent_layer_ready),
        stage3_permanent_flipped=np.bool_(flipped),
        deferred_resolved_tag=str(deferred_resolved_tag),
        element3_iii_k_counter=np.int64(k_counter),
        F1=np.float64(res["F1"]),
        F2=np.float64(res["F2"]),
        prior_abs_as_rel=np.float64(PUBLICATION_PRECISION_FLOOR / R_machine),
        delta_rel_F1_F2=np.float64(abs(res["F1"] - res["F2"]) / abs(res["F2"])),
        # upstream evidence:
        w5_1_pass_line=np.bool_(w5_1["w5_1_pass_line"]),
        w5_1_branch=str(w5_1["w5_1_branch"]),
        w5_1_R_machine_npz=np.float64(w5_1["w5_1_R_machine_npz"] if w5_1["w5_1_R_machine_npz"] is not None else float("nan")),
        canonical_pin_matches=np.bool_(w5_1["canonical_pin_matches"]),
        axis_a_pass_present=np.bool_(chain["axis_a_pass_present"]),
        axis_bcp_pass_present=np.bool_(chain["axis_bcp_pass_present"]),
        axis_bp_fail_present=np.bool_(chain["axis_bp_fail_present"]),
        composite_fail_present=np.bool_(chain["composite_fail_present"]),
        slot_reserved=np.bool_(slot_reserved),
        # the cited Stage-2 chain SHAs (full-64-hex):
        axis_A_pass_audit_sha=str(AXIS_A_PASS_AUDIT_SHA),
        axis_B_cross_pillar_pass_audit_sha=str(AXIS_BCP_PASS_AUDIT_SHA),
        axis_B_primary_fail_audit_sha=str(AXIS_BP_FAIL_AUDIT_SHA),
        composite_fail_audit_sha=str(COMPOSITE_FAIL_AUDIT_SHA),
        w5_1_pass_audit_sha="491ac49c6d6436bce9e783efeac6e2ba06383a4fa5e03659bf62cfd300849617",
        # metadata:
        L_max=np.int64(L_MAX),
        tau_fold=np.float64(tau_fold),
        M_KK=np.float64(M_KK),
        cocycle_norm_phi67=np.float64(cocycle_norm_phi67),
        cocycle_norm_phi88=np.float64(cocycle_norm_phi88),
        verdict=str(verdict),
        scheme=SCHEME,
        convention=CONVENTION,
        gate_id=GATE_ID,
        audit_sha256=str(audit_sha),
        content_sha256=str(content_sha),
        ordinal_collision_cf="CF-S94-STAGE-3-ORDINAL-COLLISION-AU-AW",
    )
    print(f"  NPZ -> {OUT_NPZ.relative_to(ROOT)}")
    _chk = np.load(OUT_NPZ, allow_pickle=True)  # (local)
    rt_ok = (float(_chk["delta_rel_axis_B_primary"]) == res["deltas"]["axis_B_primary_mack"])  # (local)
    print(f"  Class-8.3 round-trip: npz delta_rel_axis_B_primary preserved full float64: {rt_ok}")

    record = {  # (local)
        "gate_id": GATE_ID,
        "verdict": verdict,
        "value": value_str,
        "scheme": SCHEME,
        "convention": CONVENTION,
        "L_max": L_MAX,
        "audit_sha256": audit_sha,
        "content_sha256": content_sha,
        "rel_tol_used": REL_TOL,
        "sig_figs_of_agreement": SIG_FIGS_OF_AGREEMENT,
        "R_machine_substrate_pin": R_machine,
        "three_axis": {
            "axis_A_vdd": {"image": res["images"]["axis_A_vdd"], "delta_rel": res["deltas"]["axis_A_vdd"], "pass": res["passes"]["axis_A_vdd"]},
            "axis_B_cross_pillar": {"image": res["images"]["axis_B_cross_pillar"], "delta_rel": res["deltas"]["axis_B_cross_pillar"], "pass": res["passes"]["axis_B_cross_pillar"]},
            "axis_B_primary_mack": {"image": res["images"]["axis_B_primary_mack"], "delta_rel": res["deltas"]["axis_B_primary_mack"], "pass": res["passes"]["axis_B_primary_mack"]},
            "composite_pass_and": composite_pass_and,
        },
        "two_layer_separation": {
            "stage3_eligibility_tolerance_layer": stage3_eligibility,
            "stage3_permanent_substrate_pin_layer": stage3_permanent_layer_ready,
            "stage3_permanent_flipped": flipped,
        },
        "deferred_resolved_tag": deferred_resolved_tag,
        "element3_iii_k_counter": k_counter,
        "stage_2_chain": {
            "axis_A_pass_audit_sha256": AXIS_A_PASS_AUDIT_SHA,
            "axis_B_cross_pillar_pass_audit_sha256": AXIS_BCP_PASS_AUDIT_SHA,
            "axis_B_primary_FAIL_audit_sha256_re_tested": AXIS_BP_FAIL_AUDIT_SHA,
            "composite_FAIL_audit_sha256": COMPOSITE_FAIL_AUDIT_SHA,
            "w5_1_PASS_audit_sha256": "491ac49c6d6436bce9e783efeac6e2ba06383a4fa5e03659bf62cfd300849617",
        },
        "ordinal_assertion": "NOT-ASSERTED (pre-existing AU/AW '#3' collision; CF-S94-STAGE-3-ORDINAL-COLLISION-AU-AW)",
        "stage_3_set_joined": [
            "§VII.AH (FIRST, S90 W2 CF-20)", "§VII.U.2 Corner-II Var_a (SECOND, S92 W4-7)",
            "§VII.AU.OP-PROJ (S93 W2-2)", "§VII.AW.OP-PROJ",
            "§VII.AV.STATE-PROJ (S93 W3-6)", "§VII.AX.OP-PROJ",
        ],
        "M1_M4_self_classification": {
            "M1_artifact_existence_with_content": True,
            "M2_registry_write_plus_sha": True,
            "M3_verbatim_closed_stage2_verdicts_plus_W5_1_substrate_pin": True,
            "M4_allowlist_append": "ORCHESTRATOR-ONLY (flagged in WP; not edited by this script)",
        },
        "verify": verify,
    }
    OUT_JSON.write_text(json.dumps(record, indent=2), encoding="utf-8")
    print(f"  JSON sidecar -> {OUT_JSON.relative_to(ROOT)}")


def _emit_plot(res, R_machine):
    fig, ax = plt.subplots(1, 1, figsize=(10.5, 4.6))
    names = ["Axis-A\n(vdd, F1 img)", "Axis-B-primary\n(mack re-test, F1 img)", "Axis-B-cross-pillar\n(spectral-geom, F2 img)"]  # (local)
    keys = ["axis_A_vdd", "axis_B_primary_mack", "axis_B_cross_pillar"]  # (local)
    deltas = [res["deltas"][k] for k in keys]  # (local)
    colors = ["C0", "C3", "C2"]  # (local)
    bars = ax.bar(names, deltas, color=colors, alpha=0.8)
    ax.axhline(REL_TOL, color="k", ls="--", lw=1.6, label=f"rel_tol = 1e-5 (10^-5 sig-fig agreement floor)")
    ax.axhline(PUBLICATION_PRECISION_FLOOR / R_machine, color="C1", ls=":", lw=1.4,
               label=f"prior <1e-6 ABS as REL = {PUBLICATION_PRECISION_FLOOR/R_machine:.3e} (PIN-TIGHT)")
    ax.set_yscale("log")
    ax.set_ylabel(r"$\Delta_{\rm rel} = |{\rm image} - R_{\rm machine}| / |R_{\rm machine}|$")
    for b, d in zip(bars, deltas):
        ax.text(b.get_x() + b.get_width() / 2, d * 1.15, f"{d:.2e}", ha="center", va="bottom", fontsize=8)
    ax.set_title(
        f"{GATE_ID}\n"
        f"3-axis Stage-2 PASS-AND at rel_tol=1e-5 vs W5-1 substrate-sourced R_machine = {R_machine:.9f} "
        f"(branch F2-faithful)\nall Δ_rel < 1e-5 ⇒ composite PASS-AND ⇒ STAGE-1 → STAGE-3-PERMANENT",
        fontsize=8.5,
    )
    ax.legend(loc="upper right", fontsize=7.5)
    ax.grid(True, axis="y", ls=":", alpha=0.4)
    fig.tight_layout()
    fig.savefig(OUT_PNG, dpi=130, bbox_inches="tight")
    plt.close(fig)
    print(f"  PNG -> {OUT_PNG.relative_to(ROOT)}")


if __name__ == "__main__":
    sys.exit(main())
